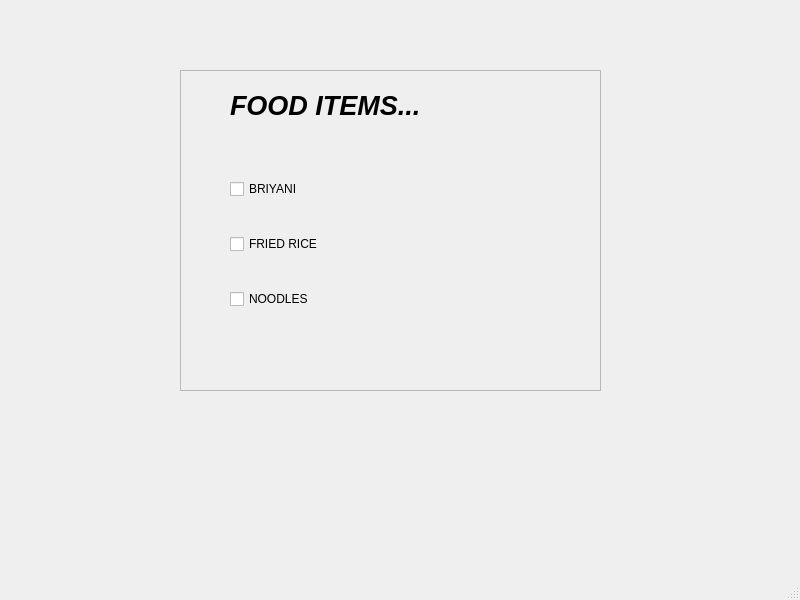
<?xml version="1.0" encoding="UTF-8"?>
<ui version="4.0">
 <class>MainWindow</class>
 <widget class="QMainWindow" name="MainWindow">
  <property name="geometry">
   <rect>
    <x>0</x>
    <y>0</y>
    <width>800</width>
    <height>600</height>
   </rect>
  </property>
  <property name="windowTitle">
   <string>MainWindow</string>
  </property>
  <widget class="QWidget" name="centralwidget">
   <widget class="QFrame" name="frame">
    <property name="geometry">
     <rect>
      <x>180</x>
      <y>70</y>
      <width>421</width>
      <height>321</height>
     </rect>
    </property>
    <property name="frameShape">
     <enum>QFrame::StyledPanel</enum>
    </property>
    <property name="frameShadow">
     <enum>QFrame::Raised</enum>
    </property>
    <widget class="QLabel" name="label">
     <property name="geometry">
      <rect>
       <x>50</x>
       <y>10</y>
       <width>271</width>
       <height>51</height>
      </rect>
     </property>
     <property name="font">
      <font>
       <family>Arial</family>
       <pointsize>20</pointsize>
       <weight>75</weight>
       <italic>true</italic>
       <bold>true</bold>
      </font>
     </property>
     <property name="text">
      <string>FOOD ITEMS...</string>
     </property>
    </widget>
    <widget class="QWidget" name="">
     <property name="geometry">
      <rect>
       <x>50</x>
       <y>80</y>
       <width>261</width>
       <height>191</height>
      </rect>
     </property>
     <layout class="QVBoxLayout" name="verticalLayout">
      <item>
       <widget class="QCheckBox" name="checkBox">
        <property name="text">
         <string>BRIYANI</string>
        </property>
       </widget>
      </item>
      <item>
       <widget class="QCheckBox" name="checkBox_2">
        <property name="text">
         <string>FRIED RICE</string>
        </property>
       </widget>
      </item>
      <item>
       <widget class="QCheckBox" name="checkBox_3">
        <property name="text">
         <string>NOODLES</string>
        </property>
       </widget>
      </item>
     </layout>
    </widget>
   </widget>
  </widget>
  <widget class="QMenuBar" name="menubar">
   <property name="geometry">
    <rect>
     <x>0</x>
     <y>0</y>
     <width>800</width>
     <height>26</height>
    </rect>
   </property>
  </widget>
  <widget class="QStatusBar" name="statusbar"/>
 </widget>
 <resources/>
 <connections/>
</ui>
